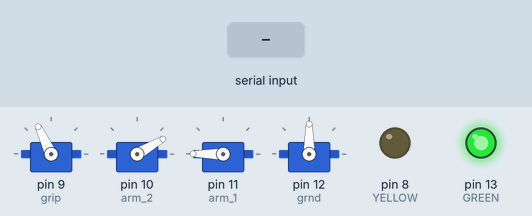
Simulated run of this sketch. Board: Arduino Uno, built with avr-gcc and run on an emulated ATmega328P. On the bench: 4 × servo, output pins drawn as LEDs (lit = HIGH). The test bench sets the inputs (shaded band). What the sketch prints to the serial monitor is not drawn.

Above: at 11.7 s.
11.8 s: "30,150\n" received over Serial
At 13.1 s:
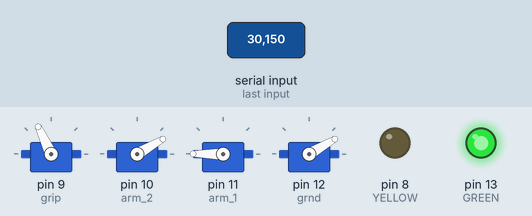
13.5 s: "90,45\n" received over Serial
At 15.2 s:
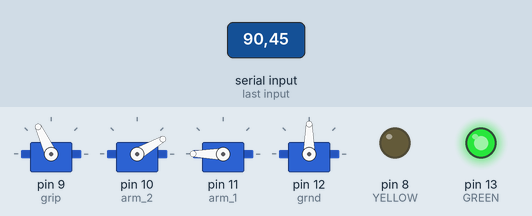
Timing chart, 0 to 16.7 s (numbered marks = the images above; inputs shaded):
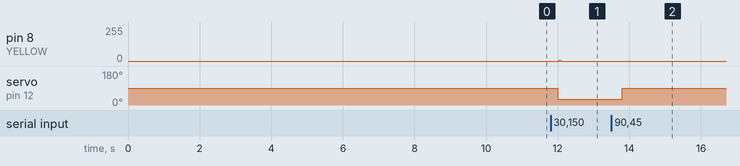

Measured:
- after the input at 11.8 s, pin 8 (YELLOW): 0/255 → 7/255 after 0.24 s, → 0/255 0.04 s later; servo on pin 12 (grnd): 90° → 30° after 0.20 s
- after the input at 13.5 s, servo on pin 12 (grnd): 30° → 90° after 0.30 s

The sketch:

arduino_bluetooth.ino
```cpp
#include <Servo.h>

#define GREEN 13
#define YELLOW 8

Servo grnd,arm_1,arm_2,grip;

float value[4];
String data="";

void setup() {
  pinMode(GREEN, OUTPUT);
  pinMode(YELLOW, OUTPUT);

  grip.attach(9);
  arm_2.attach(10);
  arm_1.attach(11);
  grnd.attach(12);

  grip.write(115); // 115 - 175
  arm_2.write(30); // 30 - 120
  arm_1.write(180); // 80 - 180
  grnd.write(90); // 0 - 180

  Serial.begin(9600);

  //give the Robotic Arm some time
    for(int i = 0; i < 10; i++){
      Serial.print(".");
      delay(1000);
      }

    digitalWrite(GREEN, HIGH);
    delay(500);

}

void loop() {
  int n=0;
  char character;
  while(Serial.available() > 0 && n!=4){
    digitalWrite(YELLOW, HIGH);
    character = Serial.read();
    if (character == '\n')
    {
      value[n]=data.toFloat();
      Serial.print(n);
      Serial.print(" ");
      Serial.println(value[n]);
      data = "";
      //character=0;
      n=n+1;
    }
    data=data+character;
    digitalWrite(YELLOW, LOW);
  }

  //write values
  if(10<=value[0] && value[0]<=170){
    grnd.write(value[0]);
  }
  if(80<=value[1] && value[1]<=180){
    arm_1.write(value[1]);
  }
  if(30<=value[2] && value[2]<=120){
    arm_2.write(value[2]);
  }
  if(115<=value[3] && value[3]<=175){
    grip.write(value[3]);
  }

  /*
  if(value[1]<80){
    arm_2.write(value[2]);
  }
  */

  delay(300);
}
```
